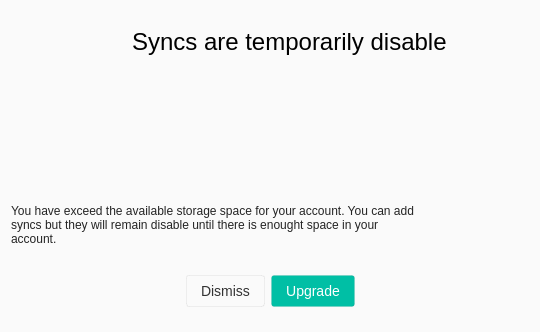
<?xml version="1.0" encoding="UTF-8"?>
<ui version="4.0">
 <class>OverquotaFullDialog</class>
 <widget class="QDialog" name="OverquotaFullDialog">
  <property name="geometry">
   <rect>
    <x>0</x>
    <y>0</y>
    <width>540</width>
    <height>332</height>
   </rect>
  </property>
  <property name="minimumSize">
   <size>
    <width>540</width>
    <height>332</height>
   </size>
  </property>
  <property name="maximumSize">
   <size>
    <width>540</width>
    <height>332</height>
   </size>
  </property>
  <property name="windowTitle">
   <string>Storage full</string>
  </property>
  <property name="styleSheet">
   <string notr="true">background-color: #FAFAFA;</string>
  </property>
  <layout class="QVBoxLayout" name="verticalLayout">
   <item>
    <layout class="QHBoxLayout" name="horizontalLayout">
     <item>
      <spacer name="horizontalSpacer">
       <property name="orientation">
        <enum>Qt::Horizontal</enum>
       </property>
       <property name="sizeHint" stdset="0">
        <size>
         <width>40</width>
         <height>20</height>
        </size>
       </property>
      </spacer>
     </item>
     <item>
      <widget class="QPushButton" name="buttonWarning">
       <property name="maximumSize">
        <size>
         <width>36</width>
         <height>36</height>
        </size>
       </property>
       <property name="styleSheet">
        <string notr="true">border: none;</string>
       </property>
       <property name="text">
        <string/>
       </property>
       <property name="icon">
        <iconset resource="../Resources_win.qrc">
         <normaloff>:/images/icon_warning.png</normaloff>:/images/icon_warning.png</iconset>
       </property>
       <property name="iconSize">
        <size>
         <width>36</width>
         <height>36</height>
        </size>
       </property>
      </widget>
     </item>
     <item>
      <widget class="QLabel" name="labelTitle">
       <property name="minimumSize">
        <size>
         <width>0</width>
         <height>0</height>
        </size>
       </property>
       <property name="maximumSize">
        <size>
         <width>16777215</width>
         <height>16777215</height>
        </size>
       </property>
       <property name="font">
        <font>
         <pointsize>18</pointsize>
        </font>
       </property>
       <property name="styleSheet">
        <string notr="true"/>
       </property>
       <property name="text">
        <string>Syncs are temporarily disable</string>
       </property>
      </widget>
     </item>
     <item>
      <spacer name="horizontalSpacer_2">
       <property name="orientation">
        <enum>Qt::Horizontal</enum>
       </property>
       <property name="sizeHint" stdset="0">
        <size>
         <width>40</width>
         <height>20</height>
        </size>
       </property>
      </spacer>
     </item>
    </layout>
   </item>
   <item alignment="Qt::AlignHCenter">
    <widget class="QStackedWidget" name="stackedWidgetBigIcons">
     <property name="minimumSize">
      <size>
       <width>0</width>
       <height>0</height>
      </size>
     </property>
     <property name="maximumSize">
      <size>
       <width>16777215</width>
       <height>111</height>
      </size>
     </property>
     <property name="currentIndex">
      <number>1</number>
     </property>
     <widget class="QWidget" name="pageStorageFull">
      <property name="minimumSize">
       <size>
        <width>0</width>
        <height>100</height>
       </size>
      </property>
      <layout class="QVBoxLayout" name="verticalLayout_2">
       <item>
        <widget class="QPushButton" name="buttonBigIcon">
         <property name="minimumSize">
          <size>
           <width>100</width>
           <height>100</height>
          </size>
         </property>
         <property name="maximumSize">
          <size>
           <width>100</width>
           <height>100</height>
          </size>
         </property>
         <property name="styleSheet">
          <string notr="true">border: none;</string>
         </property>
         <property name="text">
          <string/>
         </property>
         <property name="icon">
          <iconset resource="../Resources_win.qrc">
           <normaloff>:/images/storage_full_100.png</normaloff>:/images/storage_full_100.png</iconset>
         </property>
         <property name="iconSize">
          <size>
           <width>100</width>
           <height>100</height>
          </size>
         </property>
        </widget>
       </item>
      </layout>
     </widget>
     <widget class="QWidget" name="pageBandwidthFull">
      <layout class="QVBoxLayout" name="verticalLayout_3">
       <item>
        <widget class="QPushButton" name="pushButton">
         <property name="minimumSize">
          <size>
           <width>100</width>
           <height>100</height>
          </size>
         </property>
         <property name="maximumSize">
          <size>
           <width>100</width>
           <height>100</height>
          </size>
         </property>
         <property name="styleSheet">
          <string notr="true">border: none;</string>
         </property>
         <property name="text">
          <string/>
         </property>
         <property name="icon">
          <iconset resource="../Resources_win.qrc">
           <normaloff>:/images/transfer_empty_100.png</normaloff>:/images/transfer_empty_100.png</iconset>
         </property>
         <property name="iconSize">
          <size>
           <width>100</width>
           <height>100</height>
          </size>
         </property>
        </widget>
       </item>
      </layout>
     </widget>
    </widget>
   </item>
   <item>
    <widget class="QLabel" name="labelMessage">
     <property name="minimumSize">
      <size>
       <width>444</width>
       <height>60</height>
      </size>
     </property>
     <property name="maximumSize">
      <size>
       <width>16777215</width>
       <height>60</height>
      </size>
     </property>
     <property name="styleSheet">
      <string notr="true">#labelMessage
{
	color: #242424;
	font-family: &quot;Lato&quot;;
	font-size: 12px;
	line-height:50;
	qproperty-alignment: AlignCenter;
}</string>
     </property>
     <property name="text">
      <string>&lt;html&gt;&lt;head/&gt;&lt;body&gt;&lt;p&gt;You have exceed the available storage space for your account. You can add &lt;br&gt; syncs but they will remain disable until there is enought space in your&lt;br&gt;account.&lt;/p&gt;&lt;/body&gt;&lt;/html&gt;</string>
     </property>
    </widget>
   </item>
   <item>
    <widget class="QWidget" name="widgetButtons" native="true">
     <layout class="QHBoxLayout" name="horizontalLayout_2">
      <item>
       <spacer name="horizontalSpacer_3">
        <property name="orientation">
         <enum>Qt::Horizontal</enum>
        </property>
        <property name="sizeHint" stdset="0">
         <size>
          <width>40</width>
          <height>20</height>
         </size>
        </property>
       </spacer>
      </item>
      <item>
       <widget class="QPushButton" name="buttonDismiss">
        <property name="styleSheet">
         <string notr="true">#buttonDismiss
{
 background-color: qlineargradient(x1: 0, y1: 0, x2: 0, y2: 1,
                                      stop: 0 #ffffff, stop: 1 #fcfcfc);
 border-radius: 3px;
 border: 1px solid rgba(0, 0, 0, 5%);
 padding: 7px 14px 7px 14px;
 font-family: &quot;Lato&quot;;
 font-size: 14px;
 color: #333333;
}</string>
        </property>
        <property name="text">
         <string>Dismiss</string>
        </property>
       </widget>
      </item>
      <item>
       <widget class="QPushButton" name="buttonUpgrade">
        <property name="styleSheet">
         <string notr="true">#buttonUpgrade
{
background-color: #00BFA5;
 border-radius: 3px;
 border: 1px solid rgba(0, 0, 0, 5%);
boder-color:#00AC94;
 padding: 7px 14px 7px 14px;
 font-family: &quot;Lato&quot;;
 font-size: 14px;
 color: #ffffff;

}</string>
        </property>
        <property name="text">
         <string>Upgrade</string>
        </property>
       </widget>
      </item>
      <item>
       <spacer name="horizontalSpacer_4">
        <property name="orientation">
         <enum>Qt::Horizontal</enum>
        </property>
        <property name="sizeHint" stdset="0">
         <size>
          <width>40</width>
          <height>20</height>
         </size>
        </property>
       </spacer>
      </item>
     </layout>
    </widget>
   </item>
  </layout>
 </widget>
 <resources>
  <include location="../Resources_win.qrc"/>
 </resources>
 <connections/>
</ui>
